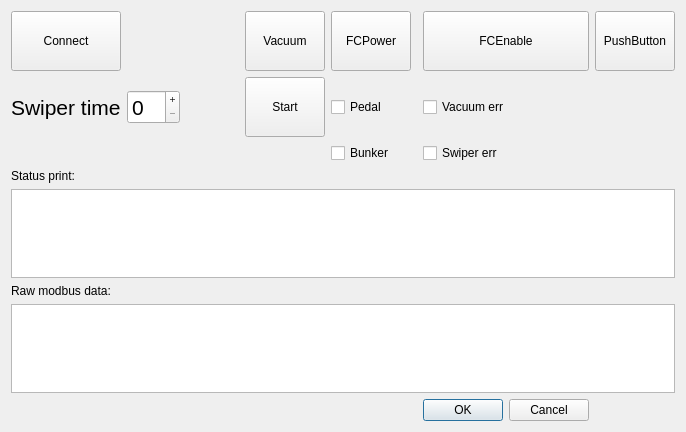
<?xml version="1.0" encoding="UTF-8"?>
<ui version="4.0">
 <class>IOTestDialog</class>
 <widget class="QDialog" name="IOTestDialog">
  <property name="geometry">
   <rect>
    <x>0</x>
    <y>0</y>
    <width>686</width>
    <height>432</height>
   </rect>
  </property>
  <property name="windowTitle">
   <string>Dialog</string>
  </property>
  <layout class="QGridLayout" name="gridLayout">
   <item row="0" column="0">
    <widget class="QPushButton" name="pushButton">
     <property name="minimumSize">
      <size>
       <width>0</width>
       <height>60</height>
      </size>
     </property>
     <property name="text">
      <string>Connect</string>
     </property>
     <property name="checkable">
      <bool>false</bool>
     </property>
    </widget>
   </item>
   <item row="3" column="4">
    <widget class="QCheckBox" name="checkBox_3">
     <property name="text">
      <string>Bunker</string>
     </property>
    </widget>
   </item>
   <item row="1" column="0">
    <widget class="QLabel" name="label">
     <property name="font">
      <font>
       <pointsize>16</pointsize>
      </font>
     </property>
     <property name="text">
      <string>Swiper time</string>
     </property>
    </widget>
   </item>
   <item row="1" column="3">
    <widget class="QPushButton" name="btnSwipe">
     <property name="minimumSize">
      <size>
       <width>0</width>
       <height>60</height>
      </size>
     </property>
     <property name="text">
      <string>Start</string>
     </property>
    </widget>
   </item>
   <item row="0" column="3">
    <widget class="QPushButton" name="pushButton_3">
     <property name="minimumSize">
      <size>
       <width>0</width>
       <height>60</height>
      </size>
     </property>
     <property name="text">
      <string>Vacuum</string>
     </property>
     <property name="checkable">
      <bool>true</bool>
     </property>
    </widget>
   </item>
   <item row="1" column="4">
    <widget class="QCheckBox" name="checkBox">
     <property name="text">
      <string>Pedal</string>
     </property>
    </widget>
   </item>
   <item row="8" column="6">
    <widget class="QDialogButtonBox" name="buttonBox">
     <property name="orientation">
      <enum>Qt::Horizontal</enum>
     </property>
     <property name="standardButtons">
      <set>QDialogButtonBox::Cancel|QDialogButtonBox::Ok</set>
     </property>
    </widget>
   </item>
   <item row="0" column="4">
    <widget class="QPushButton" name="pushButton_4">
     <property name="minimumSize">
      <size>
       <width>0</width>
       <height>60</height>
      </size>
     </property>
     <property name="text">
      <string>FCPower</string>
     </property>
     <property name="checkable">
      <bool>true</bool>
     </property>
    </widget>
   </item>
   <item row="6" column="0" colspan="2">
    <widget class="QLabel" name="label_2">
     <property name="text">
      <string>Raw modbus data:</string>
     </property>
    </widget>
   </item>
   <item row="4" column="0">
    <widget class="QLabel" name="label_3">
     <property name="text">
      <string>Status print:</string>
     </property>
    </widget>
   </item>
   <item row="0" column="7">
    <widget class="QPushButton" name="pushButton_6">
     <property name="minimumSize">
      <size>
       <width>0</width>
       <height>60</height>
      </size>
     </property>
     <property name="text">
      <string>PushButton</string>
     </property>
     <property name="checkable">
      <bool>true</bool>
     </property>
    </widget>
   </item>
   <item row="1" column="2">
    <spacer name="horizontalSpacer">
     <property name="orientation">
      <enum>Qt::Horizontal</enum>
     </property>
     <property name="sizeHint" stdset="0">
      <size>
       <width>40</width>
       <height>20</height>
      </size>
     </property>
    </spacer>
   </item>
   <item row="1" column="6">
    <widget class="QCheckBox" name="checkBox_2">
     <property name="text">
      <string>Vacuum err</string>
     </property>
    </widget>
   </item>
   <item row="0" column="6">
    <widget class="QPushButton" name="pushButton_5">
     <property name="minimumSize">
      <size>
       <width>0</width>
       <height>60</height>
      </size>
     </property>
     <property name="text">
      <string>FCEnable</string>
     </property>
     <property name="checkable">
      <bool>true</bool>
     </property>
    </widget>
   </item>
   <item row="1" column="1">
    <widget class="QSpinBox" name="spinBox">
     <property name="font">
      <font>
       <pointsize>16</pointsize>
      </font>
     </property>
     <property name="buttonSymbols">
      <enum>QAbstractSpinBox::PlusMinus</enum>
     </property>
    </widget>
   </item>
   <item row="5" column="0" colspan="8">
    <widget class="QTextEdit" name="txtStatusPrint"/>
   </item>
   <item row="7" column="0" colspan="8">
    <widget class="QTextEdit" name="txtRawData"/>
   </item>
   <item row="3" column="6">
    <widget class="QCheckBox" name="checkBox_4">
     <property name="text">
      <string>Swiper err</string>
     </property>
    </widget>
   </item>
  </layout>
 </widget>
 <resources/>
 <connections>
  <connection>
   <sender>buttonBox</sender>
   <signal>accepted()</signal>
   <receiver>IOTestDialog</receiver>
   <slot>accept()</slot>
   <hints>
    <hint type="sourcelabel">
     <x>248</x>
     <y>254</y>
    </hint>
    <hint type="destinationlabel">
     <x>157</x>
     <y>274</y>
    </hint>
   </hints>
  </connection>
  <connection>
   <sender>buttonBox</sender>
   <signal>rejected()</signal>
   <receiver>IOTestDialog</receiver>
   <slot>reject()</slot>
   <hints>
    <hint type="sourcelabel">
     <x>316</x>
     <y>260</y>
    </hint>
    <hint type="destinationlabel">
     <x>286</x>
     <y>274</y>
    </hint>
   </hints>
  </connection>
 </connections>
</ui>
